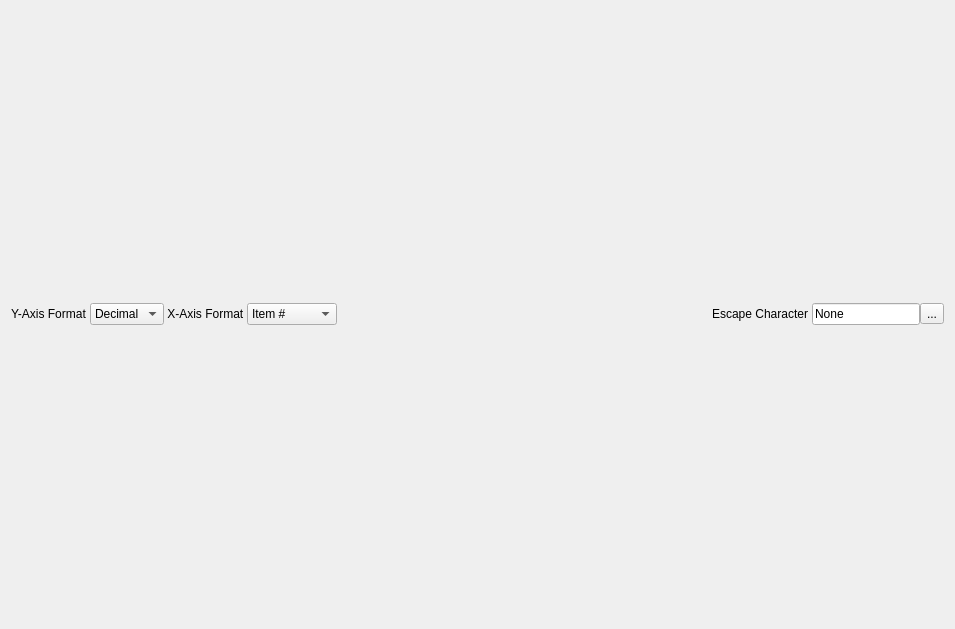
<?xml version="1.0" encoding="UTF-8"?>
<ui version="4.0">
 <class>OsziView</class>
 <widget class="QWidget" name="OsziView">
  <property name="windowModality">
   <enum>Qt::WindowModal</enum>
  </property>
  <property name="geometry">
   <rect>
    <x>0</x>
    <y>0</y>
    <width>955</width>
    <height>629</height>
   </rect>
  </property>
  <property name="windowTitle">
   <string>Form</string>
  </property>
  <layout class="QGridLayout" name="gridLayout">
   <item row="0" column="1">
    <layout class="QGridLayout" name="gridLayout_2">
     <property name="spacing">
      <number>0</number>
     </property>
     <item row="2" column="2">
      <widget class="QLabel" name="label">
       <property name="text">
        <string>Y-Axis Format </string>
       </property>
      </widget>
     </item>
     <item row="2" column="16">
      <widget class="QLineEdit" name="escapeCmd">
       <property name="text">
        <string>None</string>
       </property>
      </widget>
     </item>
     <item row="2" column="17">
      <widget class="QToolButton" name="toolButton">
       <property name="text">
        <string>...</string>
       </property>
      </widget>
     </item>
     <item row="2" column="14">
      <spacer name="horizontalSpacer_6">
       <property name="orientation">
        <enum>Qt::Horizontal</enum>
       </property>
       <property name="sizeHint" stdset="0">
        <size>
         <width>40</width>
         <height>20</height>
        </size>
       </property>
      </spacer>
     </item>
     <item row="0" column="1" colspan="17">
      <layout class="QGridLayout" name="graph_Layout"/>
     </item>
     <item row="2" column="15">
      <widget class="QLabel" name="label_2">
       <property name="text">
        <string>Escape Character </string>
       </property>
      </widget>
     </item>
     <item row="2" column="13">
      <spacer name="horizontalSpacer">
       <property name="orientation">
        <enum>Qt::Horizontal</enum>
       </property>
       <property name="sizeHint" stdset="0">
        <size>
         <width>40</width>
         <height>20</height>
        </size>
       </property>
      </spacer>
     </item>
     <item row="2" column="8">
      <spacer name="horizontalSpacer_2">
       <property name="orientation">
        <enum>Qt::Horizontal</enum>
       </property>
       <property name="sizeHint" stdset="0">
        <size>
         <width>40</width>
         <height>20</height>
        </size>
       </property>
      </spacer>
     </item>
     <item row="2" column="7">
      <widget class="QComboBox" name="comboBox">
       <item>
        <property name="text">
         <string>Item #</string>
        </property>
       </item>
       <item>
        <property name="text">
         <string>Timestamp</string>
        </property>
       </item>
      </widget>
     </item>
     <item row="2" column="3">
      <widget class="QComboBox" name="yValueTypeBox">
       <item>
        <property name="text">
         <string>Decimal</string>
        </property>
       </item>
       <item>
        <property name="text">
         <string>Hex</string>
        </property>
       </item>
      </widget>
     </item>
     <item row="2" column="6">
      <widget class="QLabel" name="label_3">
       <property name="text">
        <string> X-Axis Format </string>
       </property>
      </widget>
     </item>
     <item row="2" column="9">
      <spacer name="horizontalSpacer_3">
       <property name="orientation">
        <enum>Qt::Horizontal</enum>
       </property>
       <property name="sizeHint" stdset="0">
        <size>
         <width>1</width>
         <height>1</height>
        </size>
       </property>
      </spacer>
     </item>
    </layout>
   </item>
  </layout>
 </widget>
 <resources/>
 <connections/>
</ui>
